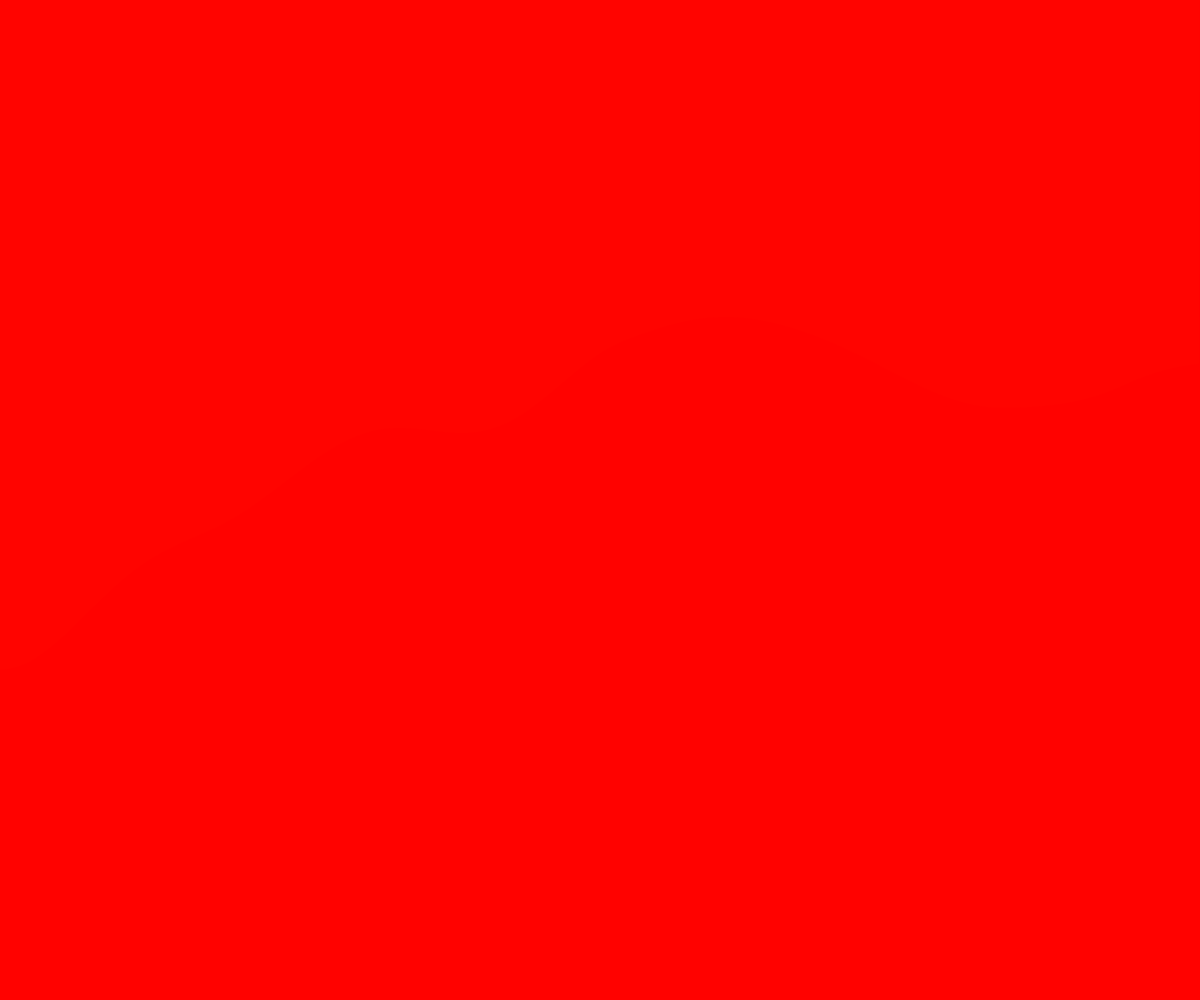
Frame 1 (no input)
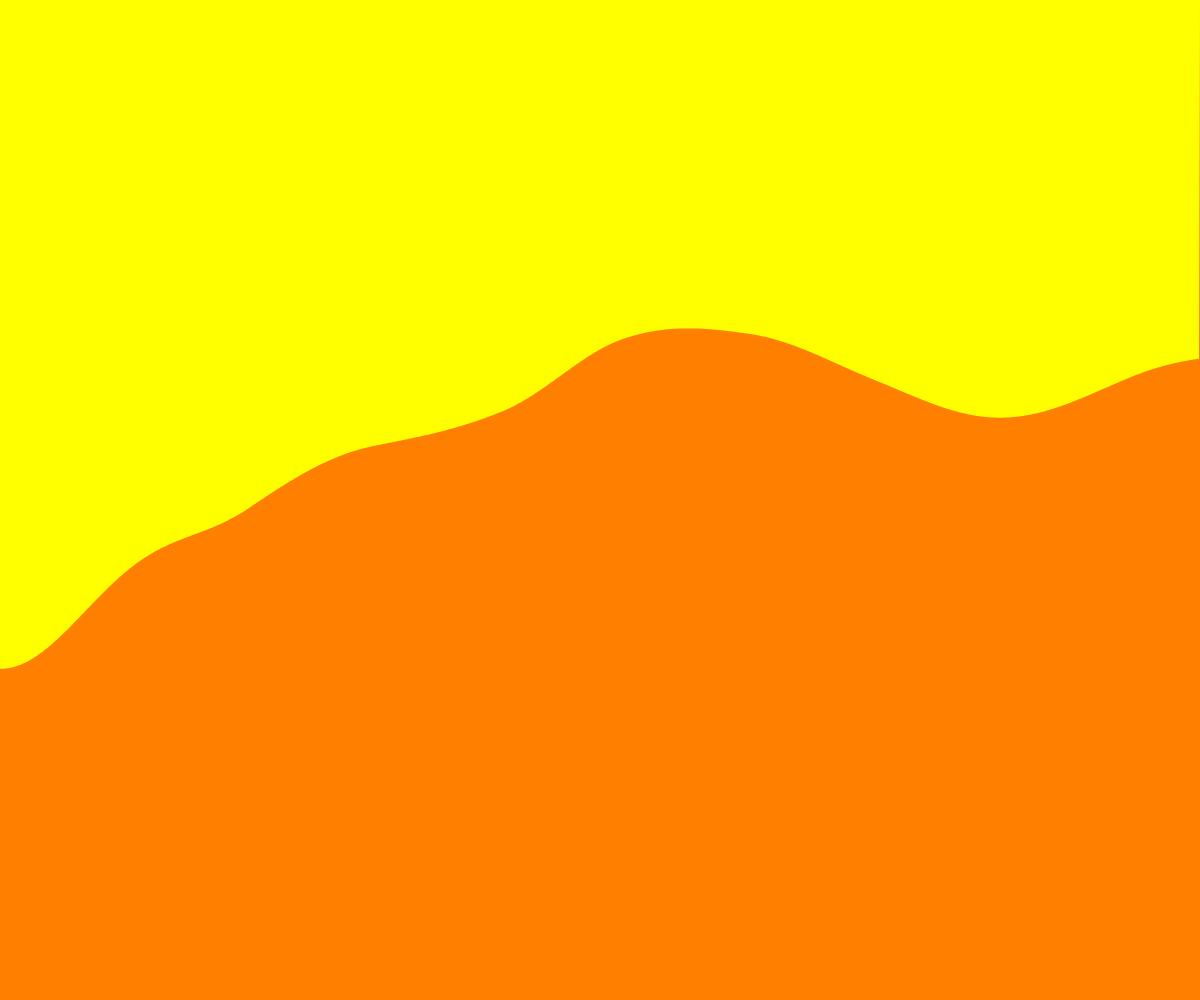
Frame 60 (no input)
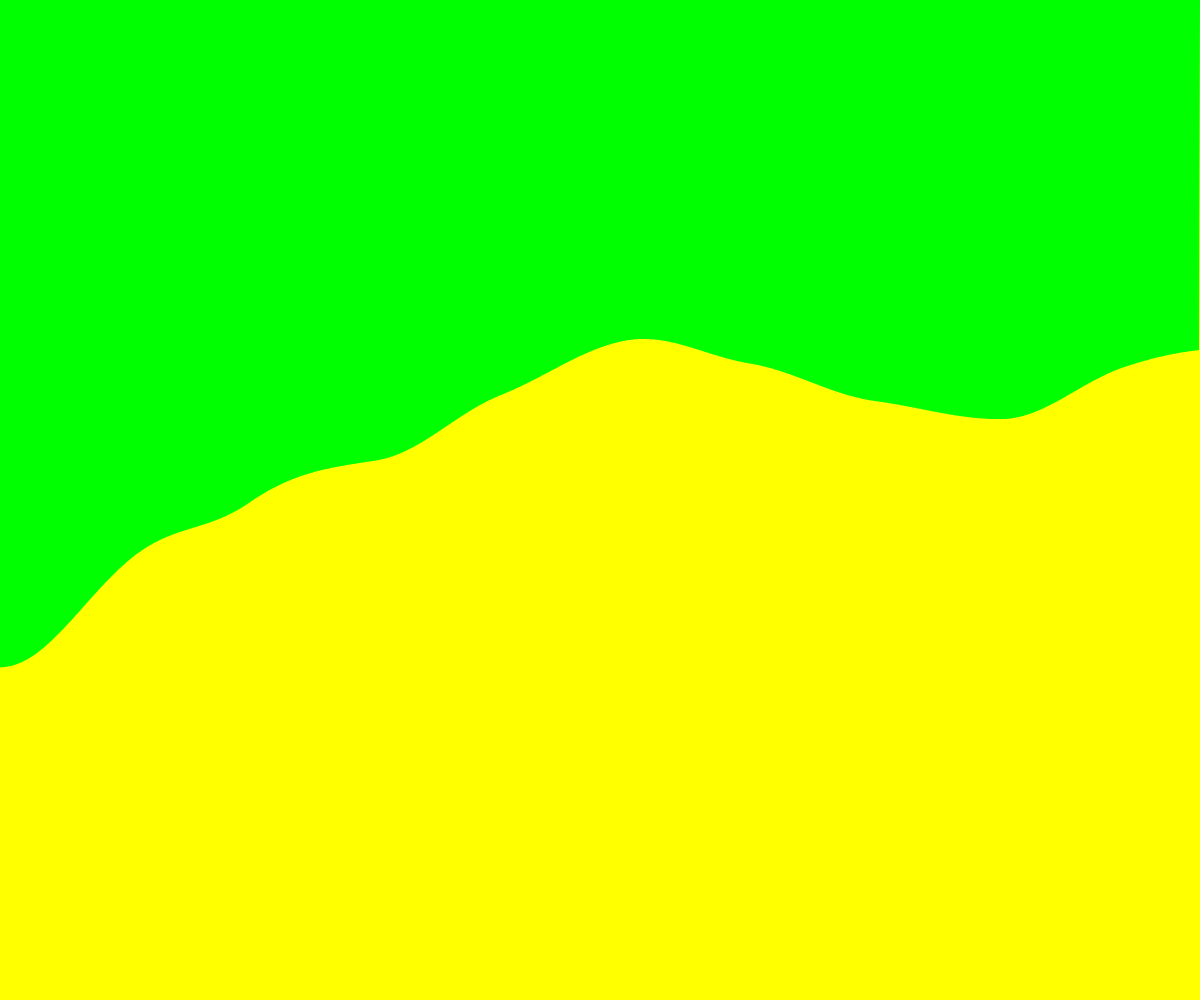
Frame 120 (the mouse pressed at the canvas centre since frame 60)

The p5.js sketch that drew these frames (run headless with seeded random() and noise() and a simulated clock; from frame 60 on, the mouse is pressed at the canvas centre):

// p5.js sketch
// ── sketch.js
var xoff=0.0;
var yoff=0.0;

function setup() {
  createCanvas(windowWidth,windowHeight);
  background(0);
  colorMode(HSB);
  noStroke();
}

function draw() {
  background(frameCount/2 % 355,100,100)
  fill(frameCount % 355,100,100)
  beginShape();
  xoff=0;
  vertex(0,0);
  for(var x=0; x<width; x+=1) {
    vertex(x,noise(xoff,yoff)*height);
    xoff += 0.001;
  }
  yoff += 0.001;
  vertex(width,0);
  endShape(CLOSE);
}
